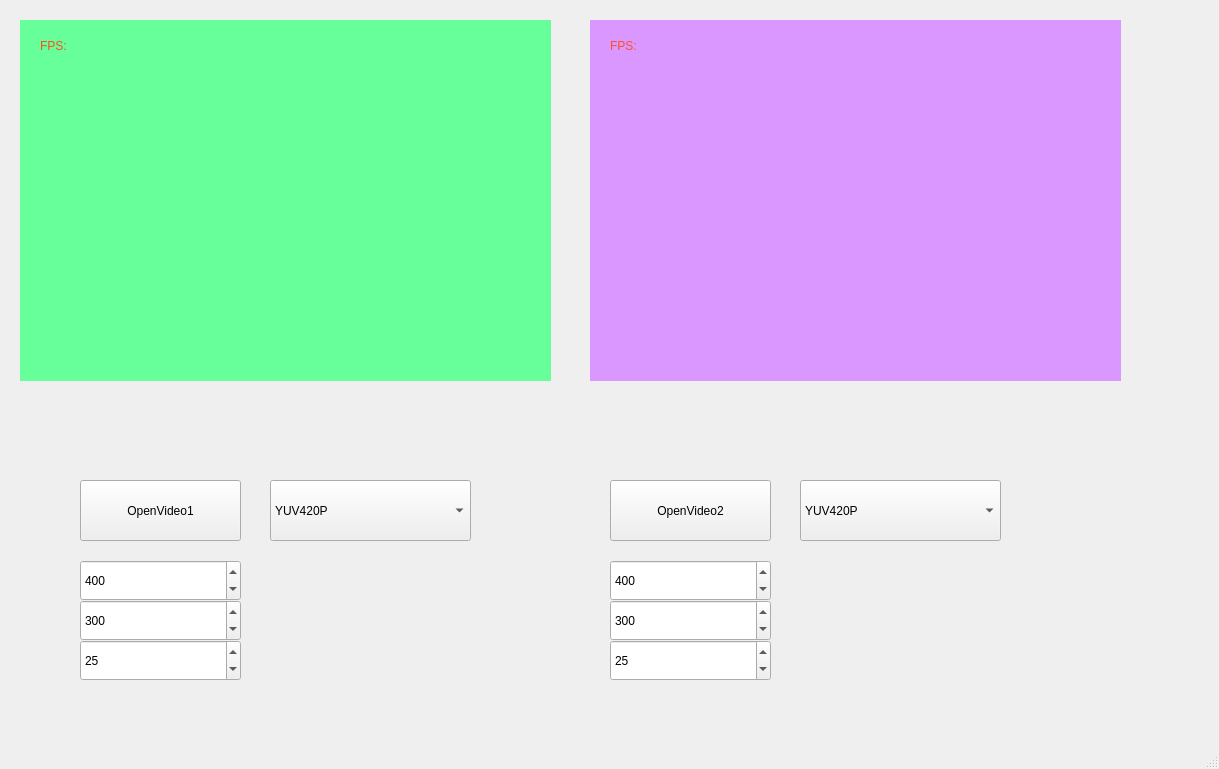
<?xml version="1.0" encoding="UTF-8"?>
<ui version="4.0">
 <class>MainWindow</class>
 <widget class="QMainWindow" name="MainWindow">
  <property name="geometry">
   <rect>
    <x>0</x>
    <y>0</y>
    <width>1219</width>
    <height>769</height>
   </rect>
  </property>
  <property name="windowTitle">
   <string>MainWindow</string>
  </property>
  <widget class="QWidget" name="centralwidget">
   <widget class="QWidget" name="video1" native="true">
    <property name="geometry">
     <rect>
      <x>20</x>
      <y>20</y>
      <width>531</width>
      <height>361</height>
     </rect>
    </property>
    <property name="styleSheet">
     <string notr="true">background-color: rgb(102, 255, 153);</string>
    </property>
   </widget>
   <widget class="QWidget" name="video2" native="true">
    <property name="geometry">
     <rect>
      <x>590</x>
      <y>20</y>
      <width>531</width>
      <height>361</height>
     </rect>
    </property>
    <property name="styleSheet">
     <string notr="true">background-color: rgb(217, 151, 255);</string>
    </property>
   </widget>
   <widget class="QPushButton" name="btnOpenVideo_1">
    <property name="geometry">
     <rect>
      <x>80</x>
      <y>480</y>
      <width>161</width>
      <height>61</height>
     </rect>
    </property>
    <property name="text">
     <string>OpenVideo1</string>
    </property>
   </widget>
   <widget class="QComboBox" name="comboBox_1">
    <property name="geometry">
     <rect>
      <x>270</x>
      <y>480</y>
      <width>201</width>
      <height>61</height>
     </rect>
    </property>
    <item>
     <property name="text">
      <string>YUV420P</string>
     </property>
    </item>
    <item>
     <property name="text">
      <string>RGB24</string>
     </property>
    </item>
    <item>
     <property name="text">
      <string>BRG24</string>
     </property>
    </item>
    <item>
     <property name="text">
      <string>ABGR</string>
     </property>
    </item>
    <item>
     <property name="text">
      <string>ARGB</string>
     </property>
    </item>
    <item>
     <property name="text">
      <string>BGRA</string>
     </property>
    </item>
    <item>
     <property name="text">
      <string>RGBA</string>
     </property>
    </item>
   </widget>
   <widget class="QSpinBox" name="spinBoxWidth_1">
    <property name="geometry">
     <rect>
      <x>80</x>
      <y>560</y>
      <width>161</width>
      <height>41</height>
     </rect>
    </property>
    <property name="maximum">
     <number>9999</number>
    </property>
    <property name="value">
     <number>400</number>
    </property>
   </widget>
   <widget class="QSpinBox" name="spinBoxHeight_1">
    <property name="geometry">
     <rect>
      <x>80</x>
      <y>600</y>
      <width>161</width>
      <height>41</height>
     </rect>
    </property>
    <property name="maximum">
     <number>9999</number>
    </property>
    <property name="value">
     <number>300</number>
    </property>
   </widget>
   <widget class="QSpinBox" name="spinBoxFps_1">
    <property name="geometry">
     <rect>
      <x>80</x>
      <y>640</y>
      <width>161</width>
      <height>41</height>
     </rect>
    </property>
    <property name="maximum">
     <number>300</number>
    </property>
    <property name="value">
     <number>25</number>
    </property>
   </widget>
   <widget class="QSpinBox" name="spinBoxFps_2">
    <property name="geometry">
     <rect>
      <x>610</x>
      <y>640</y>
      <width>161</width>
      <height>41</height>
     </rect>
    </property>
    <property name="maximum">
     <number>300</number>
    </property>
    <property name="value">
     <number>25</number>
    </property>
   </widget>
   <widget class="QComboBox" name="comboBox_2">
    <property name="geometry">
     <rect>
      <x>800</x>
      <y>480</y>
      <width>201</width>
      <height>61</height>
     </rect>
    </property>
    <item>
     <property name="text">
      <string>YUV420P</string>
     </property>
    </item>
    <item>
     <property name="text">
      <string>RGB24</string>
     </property>
    </item>
    <item>
     <property name="text">
      <string>BRG24</string>
     </property>
    </item>
    <item>
     <property name="text">
      <string>ABGR</string>
     </property>
    </item>
    <item>
     <property name="text">
      <string>ARGB</string>
     </property>
    </item>
    <item>
     <property name="text">
      <string>BGRA</string>
     </property>
    </item>
    <item>
     <property name="text">
      <string>RGBA</string>
     </property>
    </item>
   </widget>
   <widget class="QSpinBox" name="spinBoxHeight_2">
    <property name="geometry">
     <rect>
      <x>610</x>
      <y>600</y>
      <width>161</width>
      <height>41</height>
     </rect>
    </property>
    <property name="maximum">
     <number>9999</number>
    </property>
    <property name="value">
     <number>300</number>
    </property>
   </widget>
   <widget class="QSpinBox" name="spinBoxWidth_2">
    <property name="geometry">
     <rect>
      <x>610</x>
      <y>560</y>
      <width>161</width>
      <height>41</height>
     </rect>
    </property>
    <property name="maximum">
     <number>9999</number>
    </property>
    <property name="value">
     <number>400</number>
    </property>
   </widget>
   <widget class="QPushButton" name="btnOpenVideo_2">
    <property name="geometry">
     <rect>
      <x>610</x>
      <y>480</y>
      <width>161</width>
      <height>61</height>
     </rect>
    </property>
    <property name="text">
     <string>OpenVideo2</string>
    </property>
   </widget>
   <widget class="QLabel" name="labelFps_1">
    <property name="geometry">
     <rect>
      <x>40</x>
      <y>40</y>
      <width>54</width>
      <height>12</height>
     </rect>
    </property>
    <property name="styleSheet">
     <string notr="true">color: rgb(255, 78, 34);</string>
    </property>
    <property name="text">
     <string>FPS:</string>
    </property>
   </widget>
   <widget class="QLabel" name="labelFps_2">
    <property name="geometry">
     <rect>
      <x>610</x>
      <y>40</y>
      <width>54</width>
      <height>12</height>
     </rect>
    </property>
    <property name="styleSheet">
     <string notr="true">color: rgb(255, 78, 34);</string>
    </property>
    <property name="text">
     <string>FPS:</string>
    </property>
   </widget>
  </widget>
  <widget class="QMenuBar" name="menubar">
   <property name="geometry">
    <rect>
     <x>0</x>
     <y>0</y>
     <width>1219</width>
     <height>22</height>
    </rect>
   </property>
  </widget>
  <widget class="QStatusBar" name="statusbar"/>
 </widget>
 <resources/>
 <connections>
  <connection>
   <sender>btnOpenVideo_1</sender>
   <signal>clicked()</signal>
   <receiver>MainWindow</receiver>
   <slot>onOpen1()</slot>
   <hints>
    <hint type="sourcelabel">
     <x>197</x>
     <y>524</y>
    </hint>
    <hint type="destinationlabel">
     <x>341</x>
     <y>691</y>
    </hint>
   </hints>
  </connection>
  <connection>
   <sender>btnOpenVideo_2</sender>
   <signal>clicked()</signal>
   <receiver>MainWindow</receiver>
   <slot>onOpen2()</slot>
   <hints>
    <hint type="sourcelabel">
     <x>716</x>
     <y>534</y>
    </hint>
    <hint type="destinationlabel">
     <x>817</x>
     <y>729</y>
    </hint>
   </hints>
  </connection>
 </connections>
 <slots>
  <slot>onOpen1()</slot>
  <slot>onOpen2()</slot>
 </slots>
</ui>
